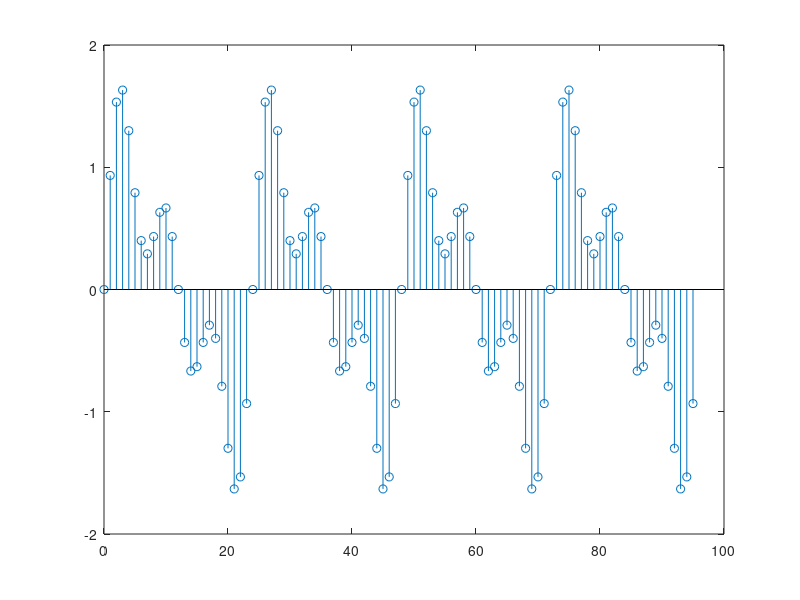

Source code (MATLAB): (Note: this script raises an error after producing the figure.)
%% Variable Initialization
clc;
close all;

%% Input signal for Decimation-Interpolation

n = 0:1:95;
f0 = 100;
f1 = 200;
f2 = 300;
fs = 2400;

xn = sin(2*pi*f0*n/fs) + 0.5*sin(2*pi*f1*n/fs) + 0.6*sin(2*pi*f2*n/fs);
stem(n, xn);

%% Question 1:
M = 2;
L = 2;
deciOut = decimator(M, 600, 2400, 101, xn);
yOut = interpolater(L, 600, 2400, 101, deciOut);
[err, errors] = calError(xn, yOut);
fprintf("Decimation-Interpolation Error for M=L=2 : %.4f \n", err);

stem(n, yOut);
stem(n, errors);

%% Question 2
M = 4;
L = 4;
deciOut = decimator(M, 300, 2400, 101, xn);
yOut = interpolater(L, 300, 2400, 101, deciOut);
[err, errors] = calError(xn, yOut);
fprintf("Decimation-Interpolation Error for M=L=4 : %.4f\n", err);
stem(n, yOut);
stem(n, errors);

%% Question 3
M = 8;
L = 8;
deciOut = decimator(M, 150, 2400, 101, xn);
yOut = interpolater(L, 150, 2400, 101, deciOut);
[err, errors] = calError(xn, yOut);
fprintf("Decimation-Interpolation Error for M=L=8 : %.4f \n", err)
stem(n, yOut);
stem(n, errors);

%% functions definations

function [error, errs] = calError(x, y)
    errs = y - x;
    error = mean(errs);
end

function y = decimator(M, fc, fs, N, x)
    w = window(1,N);
    hd = filter(fs, fc, N);
    h = hd.*w;
    hlen = length(h);
    xlen = length(x);
    xf = conv(x, h);
    xf = xf((hlen-1)/2+1 : (hlen-1)/2+xlen);
    y = downsample(xf, M);
end

function y = interpolater(L, fc, fs, N, x)
    xu = upsample(x,L);
    xuLen = length(xu);
    w = window(1,N);
    hd = filter(fs, fc, N);
    h = L.*(hd.*w);
    hlen = length(h);
    y = conv(xu, h);
    y = y((hlen-1)/2+1 : (hlen-1)/2+xuLen);
end

function hd = filter(fs, fc, N)
    hd = zeros(1, N); % preallocation
    range = -(N-1)/2:1:(N-1)/2;
    wc = (2*pi*fc)/fs; % digital frequency
    for n = 1:length(range)
        if range(n)~=0
            hd(n) = sin(wc*range(n))/(pi*range(n));
        else
            hd(n) = wc/pi;
        end
    end
end

function win = window(style, N)
    winRange = 0:1:N-1;
    if style == 1
        win = 0.54 - 0.46*cos(2*pi.*winRange/(N-1)); %hamming window
    elseif style == 2
        win = 0.5 - 0.5*cos(2*pi.*winRange/(N-1)); %hanning window
    elseif style == 3
        win = 0.42 - 0.5*cos(2*pi.*winRange/(N-1)) + 0.08*cos(4*pi.*winRange/(N-1)); %blackman window
    end
end

